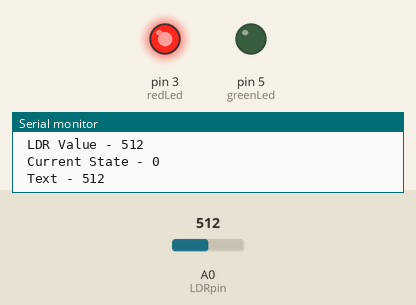
Simulated run of this sketch. Board: Arduino Uno, built with avr-gcc and run on an emulated ATmega328P. Parts: output pins drawn as LEDs (lit = HIGH), the last lines printed to the serial monitor. The inputs (shaded band) are chosen by the test bench; at power-on: A0 (LDRpin) = 512. No radio packets arrive unless stated.

Above: at 0.1 s.
At 39.5 s:
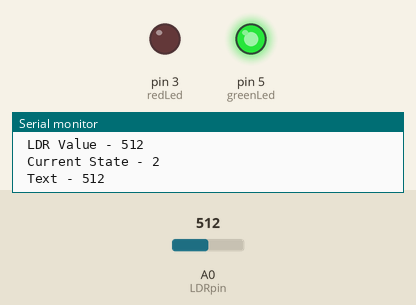
Timing chart, 0 to 41.0 s (numbered marks = the images above):
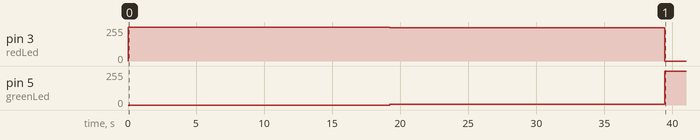

Measured:
- by itself, pin 3 (redLed): 0/255 → 255/255 at 0.02 s, → 250/255 19.2 s later, → 0/255 20.2 s later
- by itself, pin 5 (greenLed): 0/255 → 5/255 at 19.2 s, → 255/255 20.2 s later

The sketch:

Send_rachit.ino
```cpp
#include <SPI.h>
#include <nRF24L01.h>
#include <RF24.h>

RF24 radio(7, 8);

#define LDRpin 14
#define greenLed 5
#define redLed  3
#define AVERAGE 12
#define LATENCY 20
#define RED 0
#define YELLOW 20
#define GREEN 40

const byte rxAddr[6] = "00001";
long int  calibrated = 0;

byte currentState = 1;

// ---------------------------------------------

void setup()
{
  Serial.begin(9600);
  Serial.flush();
  radio.begin();
  radio.setRetries(15, 15);
  radio.openWritingPipe(rxAddr);
  radio.stopListening();

  for(byte i=0;i<AVERAGE;i++)
  {
    calibrated+=LDR();
  }

  //calibrated/=AVERAGE;
}

//-------------------------------------------

void ledDisplay(int x){

  if (x == 0) {
    analogWrite(redLed, 255);
    analogWrite(greenLed, 0);
  }
  else if (x == 1) {
    analogWrite(redLed, 250);
    analogWrite(greenLed,5 );
  }
else if (x == 2) {
  analogWrite(redLed, 0);
  analogWrite(greenLed, 255);
}

}

// -----------------------------------------------

long int LDR(void)
{
  long int avg;
  long int  sum = 0;

  for (byte i = 0; i < AVERAGE; i++)
  {
    int sensorValue = analogRead(LDRpin);
    sum += sensorValue;
  }

  avg = sum / AVERAGE;
  return avg;
}


void loop()
{
  ledDisplay(currentState/LATENCY);

  int ldrValue=LDR();

  if(ldrValue > calibrated+10){
      if(currentState != RED){currentState--;}
        }

  if(ldrValue < calibrated+10){
      if(currentState != GREEN){ currentState++;}
        }

  String text = String(ldrValue, DEC);

  Serial.print("\n Calibrated - "); Serial.println(calibrated);
  Serial.print(" LDR Value - "); Serial.println(ldrValue);
  Serial.print(" Current State - "); Serial.println(currentState/LATENCY);
  Serial.print(" Text - "); Serial.println(text);

  radio.write(&text, sizeof(text));

  delay(1000);

}
```
